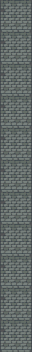

The image is a tile-based game level rendered from a .tmx file. Its description and source (layers, tilesets, objects; grid data summarised) follow:
An orthogonal 1x11 tile map with 32x32 px tiles, 1 tile layer (Livello tile 1).

<map version="1.10" tiledversion="1.11.2" orientation="orthogonal" renderorder="right-down" width="1" height="11" tilewidth="32" tileheight="32" infinite="0" nextlayerid="2" nextobjectid="1">
 <tileset firstgid="1" source="../../tilesets/wall.tsx" />
 <layer id="1" name="Livello tile 1" width="1" height="11">
  <data>[11 cells, 11 non-empty, 1 distinct tile ids]</data>
 </layer>
</map>
